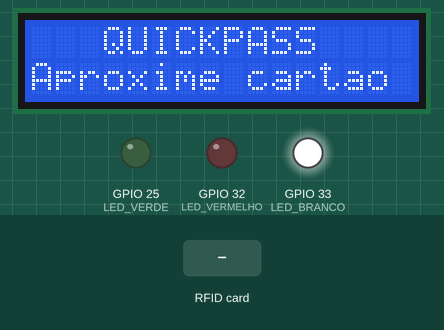
A sketch run on a simulated ESP32. Parts: 16×2 character LCD, output pins drawn as LEDs (lit = HIGH). Inputs (shaded band) come from the test bench. WiFi joins after 1.5 s; servers stay silent unless stated; what the sketch prints to the serial monitor is not drawn.

Above: at 2.8 s.
2.9 s: RFID card 7A BF 3B 1D held to the reader
At 3.7 s:
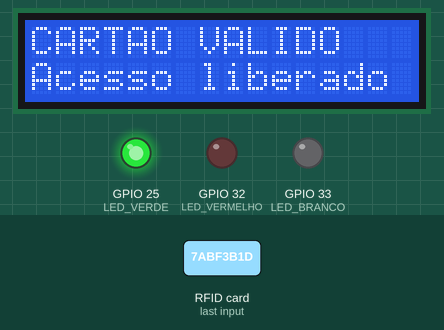
4.4 s: RFID card 5E 7A 19 C4 held to the reader
At 7.0 s:
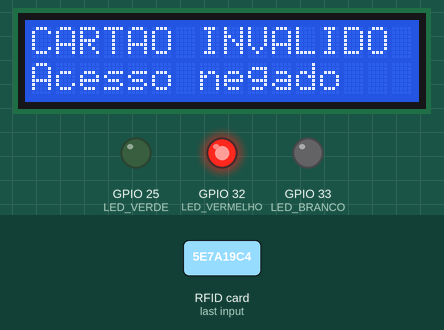
7.4 s: RFID card D3 C6 EC F6 held to the reader
At 10.4 s:
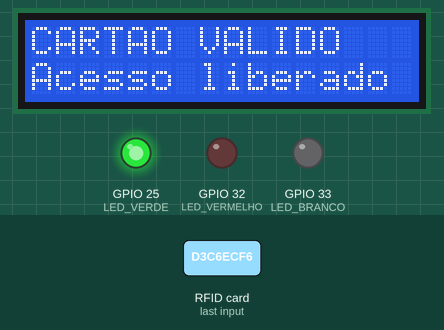
Timing chart, 0 to 13.6 s (numbered marks = the images above; inputs shaded):
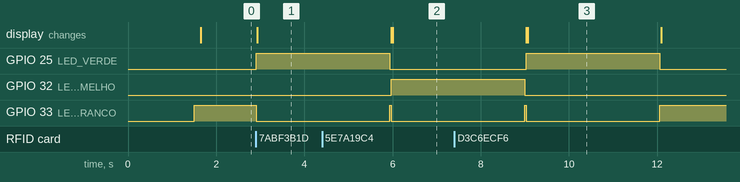

The sketch:

prot_esp32_rc522_lcd_led_wifi.ino
```cpp
// ==========================
// BIBLIOTECAS
// ==========================

#include <SPI.h>
#include <MFRC522.h>
#include <Wire.h>
#include <WiFi.h>
#include <LiquidCrystal_I2C.h>

// ==========================
// WiFi
// ==========================

const char* ssid = "Wifi-Rede";
const char* password = "Senha";

// ==========================
// RC522
// ==========================

#define SS_PIN 5
#define RST_PIN 4

MFRC522 rfid(SS_PIN, RST_PIN);

// ==========================
// LCD
// ==========================

LiquidCrystal_I2C lcd(0x27, 16, 2);

// ==========================
// LEDs
// ==========================

#define LED_VERMELHO 32
#define LED_BRANCO   33
#define LED_VERDE    25

// ==========================
// CARTÃO AUTORIZADO
// ==========================

byte uidAutorizado[][4] = {
  {0x7A, 0xBF, 0x3B, 0x1D},
  {0xD3, 0xC6, 0xEC, 0xF6}
};

// ==========================================
// FUNÇÃO: LED AGUARDANDO APROXIMAÇÃO
// ==========================================

void ledAguardando() {

  digitalWrite(LED_VERMELHO, LOW);
  digitalWrite(LED_BRANCO, HIGH);
  digitalWrite(LED_VERDE, LOW);
}

// ==========================================
// FUNÇÃO: LED CARTÃO VÁLIDO
// ==========================================

void ledValido() {

  digitalWrite(LED_VERMELHO, LOW);
  digitalWrite(LED_BRANCO, LOW);
  digitalWrite(LED_VERDE, HIGH);
}

// ==========================================
// FUNÇÃO: LED CARTÃO INVÁLIDO
// ==========================================

void ledInvalido() {

  digitalWrite(LED_VERMELHO, HIGH);
  digitalWrite(LED_BRANCO, LOW);
  digitalWrite(LED_VERDE, LOW);
}

void setup() {

  Serial.begin(115200);

WiFi.begin(ssid, password);

Serial.print("Conectando ao Wi-Fi");

unsigned long inicio = millis();

while (WiFi.status() != WL_CONNECTED &&
       millis() - inicio < 15000) {
  Serial.print(".");
  delay(500);
}

if (WiFi.status() == WL_CONNECTED) {
  Serial.println("\nWi-Fi conectado!");
  Serial.print("IP do ESP32: ");
  Serial.println(WiFi.localIP());
} else {
  Serial.println("\nFalha ao conectar ao Wi-Fi.");
}
  // ==========================
  // CONFIGURAÇÃO DOS LEDs
  // ==========================

  pinMode(LED_VERMELHO, OUTPUT);
  pinMode(LED_BRANCO, OUTPUT);
  pinMode(LED_VERDE, OUTPUT);

  // Começa aguardando aproximar
  ledAguardando();

  // ==========================
  // STARTA LCD
  // ==========================

  Wire.begin(21, 22);

  lcd.begin();
  lcd.backlight();

  // ==========================
  // STARTA RC522
  // ==========================

  SPI.begin();
  rfid.PCD_Init();

  // ==========================
  // TELA INICIAL
  // ==========================

  lcd.clear();

  lcd.setCursor(0, 0);
  lcd.print("   QUICKPASS");

  lcd.setCursor(0, 1);
  lcd.print("Aproxime cartao");

  Serial.println("QUICKPASS iniciado.");

}
// ==========================================
// LOOP
// ==========================================

void loop() {

  // ==========================
  // AGUARDANDO CARTÃO
  // ==========================

  ledAguardando();

  // Verifica se existe cartão
  if (!rfid.PICC_IsNewCardPresent()) {
    return;
  }

  // Tenta ler o cartão
  if (!rfid.PICC_ReadCardSerial()) {
    return;
  }

  // ==========================
  // MOSTRA UID NO SERIAL
  // ==========================

  Serial.print("UID: ");

  for (byte i = 0; i < rfid.uid.size; i++) {

    if (rfid.uid.uidByte[i] < 0x10) {
      Serial.print("0");
    }

    Serial.print(rfid.uid.uidByte[i], HEX);

    if (i < rfid.uid.size - 1) {
      Serial.print(":");
    }
  }

  Serial.println();

  // ==========================
  // CARTÃO VÁLIDO
  // ==========================

  if (cartaoAutorizado()) {

    Serial.println("CARTÃO VALIDO");

    // Acende LED verde
    ledValido();

    lcd.clear();

    lcd.setCursor(0, 0);
    lcd.print("CARTAO VALIDO");

    lcd.setCursor(0, 1);
    lcd.print("Acesso liberado");

    delay(3000);
  }

  // ==========================
  // CARTÃO INVÁLIDO
  // ==========================

  else {

    Serial.println("CARTÃO INVALIDO");

    // Acende LED vermelho
    ledInvalido();

    lcd.clear();

    lcd.setCursor(0, 0);
    lcd.print("CARTAO INVALIDO");

    lcd.setCursor(0, 1);
    lcd.print("Acesso negado");

    delay(3000);
  }

  // ==========================
  // FINALIZA COMUNICAÇÃO
  // ==========================

  rfid.PICC_HaltA();
  rfid.PCD_StopCrypto1();

  // ==========================
  // VOLTA PARA TELA INICIAL
  // ==========================

  ledAguardando();

  lcd.clear();

  lcd.setCursor(0, 0);
  lcd.print("   QUICKPASS");

  lcd.setCursor(0, 1);
  lcd.print("Aproxime cartao");
}

// ==========================================
// FUNÇÃO PARA VERIFICAR O CARTÃO
// ==========================================


bool cartaoAutorizado() {
  // Verifica se o UID possui 4 bytes
  if (rfid.uid.size != 4) {
    return false;
  }

  // Compara com os dois cartões autorizados
  for (byte i = 0; i < 2; i++) {
    bool igual = true;

    for (byte j = 0; j < 4; j++) {
      if (rfid.uid.uidByte[j] != uidAutorizado[i][j]) {
        igual = false;
        break;
      }
    }

    if (igual) {
      return true;
    }
  }

  return false;
}
```

Measured:
- after the input at 2.9 s, GPIO 25 (LED_VERDE): LOW → HIGH at once; GPIO 33 (LED_BRANCO): HIGH → LOW at once; the display: changes at once (image 1)
- after the input at 4.4 s, GPIO 32 (LED_VERMELHO): LOW → HIGH after 1.6 s; the display: first differs from a run without the input after 1.6 s (image 2)
- after the input at 7.4 s, GPIO 25 (LED_VERDE): LOW → HIGH after 1.6 s, → LOW 3.0 s later; the display: first differs from a run without the input after 1.7 s (image 3)
